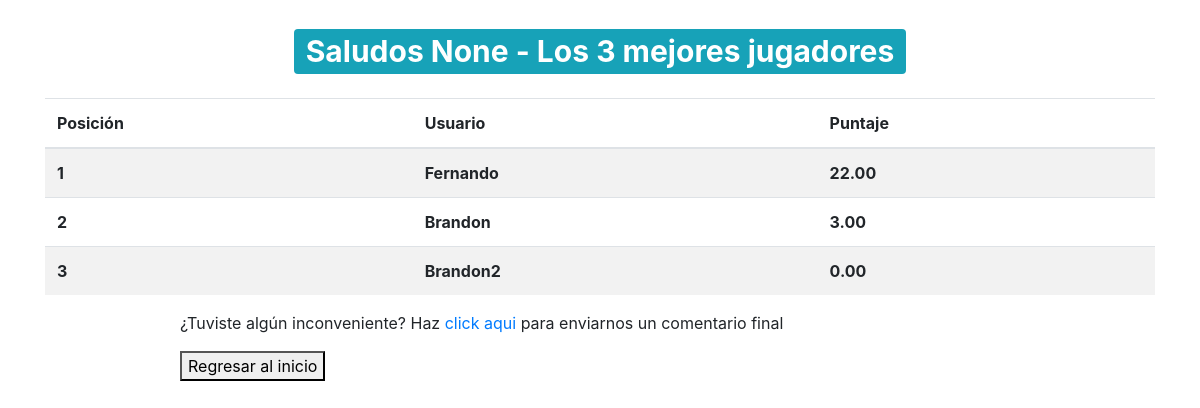
/tablero/, run on an earlier commit of the app's database.
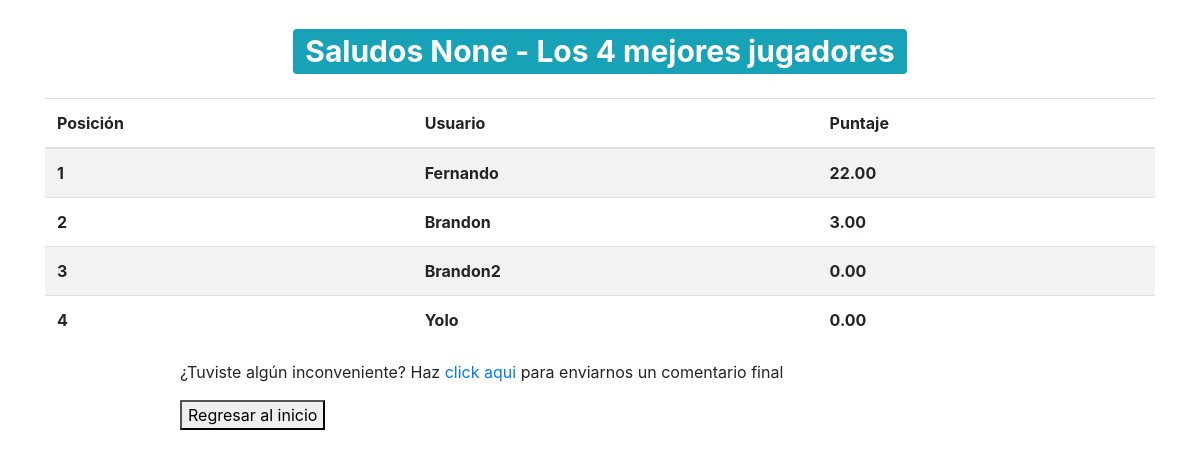
And on a later commit of the database.
### Quiz/models.py (models this page shows, shortened)
class QuizUsuario(models.Model):
	usuario = models.TextField(verbose_name='Ip usuario')
	nombre = models.TextField(verbose_name='Nombre del usuario', null=True)
	puntaje_total = models.DecimalField(verbose_name='Puntaje Total', null=True, default=0.00, decimal_places=2, max_digits=10)
	num_p = models.IntegerField(verbose_name='Numero de  preguntas respondidas', default=0)

### Quiz/views.py (the view, shortened to what this page needs)
# urls.py: path('tablero/', tablero, name='tablero'),
def tablero(request):
	global nombre_usuario
	try:
		QuizUser = QuizUsuario.objects.get(usuario=get_client_ip(request), nombre=nombre_usuario)
		n_preguntas = QuizUser.num_p
	except:
		n_preguntas = 0
	total_usaurios_quiz = QuizUsuario.objects.order_by('-puntaje_total')[:10]
	contador = total_usaurios_quiz.count()
	context = {
		'user':nombre_usuario,
		'usuario_quiz':total_usaurios_quiz,
		'contar_user':contador
	}
	return render(request, 'play/tablero.html', context)

### Quiz/views.py (called while the page is built)
def get_client_ip(request):
    x_forwarded_for = request.META.get('HTTP_X_FORWARDED_FOR')
    if x_forwarded_for:
        ip = x_forwarded_for.split(',')[0]
    else:
        ip = request.META.get('REMOTE_ADDR')
    return ip

### template/play/tablero.html (shortened to what this page needs)
{% extends 'base.html' %}
{% block contenido %}
<div class="container">
	<h1 class="text-center my-4">
		<span class="badge badge-info">
			Saludos {{user}} - Los {{contar_user}} mejores jugadores
		</span>
	</h1>
	<table class="table table-striped table-bodered">
		<thead>
			<tr>
				<th>Posición</th>
				<th>Usuario</th>
				<th>Puntaje</th>
			</tr>
		</thead>
		<tbody>
			{% for user_quiz in usuario_quiz %}
				<tr>
					<th>{{forloop.counter}}</th>
					<th>{{user_quiz.nombre}}</th>
					<th>{{user_quiz.puntaje_total}}</th>
				</tr>
			{% endfor %}
		</tbody>
	</table>
</div>
<div id='texto_final'>
<p>¿Tuviste algún inconveniente? Haz <a href="{% url 'comentario' %}">click aqui</a> para enviarnos un comentario final</p>
<a href="{% url 'inicio' %}">
	<button>
		Regresar al inicio
	</button>
</a>
</div>
{% endblock %}

What changed in the data, as far as the page shows it:
added QuizUsuario: nombre "Yolo", puntaje_total "0.00"
Also different on the page:
{{ contar_user }}: "3" → "4"
